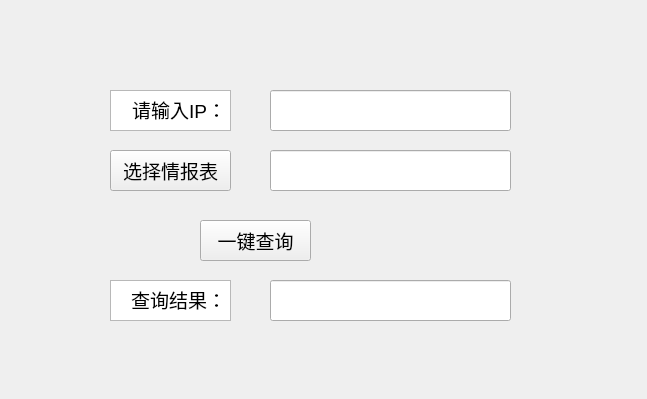
<?xml version="1.0" encoding="UTF-8"?>
<ui version="4.0">
 <class>Form</class>
 <widget class="QWidget" name="Form">
  <property name="geometry">
   <rect>
    <x>0</x>
    <y>0</y>
    <width>647</width>
    <height>399</height>
   </rect>
  </property>
  <property name="windowTitle">
   <string/>
  </property>
  <widget class="QTextEdit" name="textEdit_2">
   <property name="geometry">
    <rect>
     <x>110</x>
     <y>90</y>
     <width>121</width>
     <height>41</height>
    </rect>
   </property>
   <property name="html">
    <string>&lt;!DOCTYPE HTML PUBLIC &quot;-//W3C//DTD HTML 4.0//EN&quot; &quot;http://www.w3.org/TR/REC-html40/strict.dtd&quot;&gt;
&lt;html&gt;&lt;head&gt;&lt;meta name=&quot;qrichtext&quot; content=&quot;1&quot; /&gt;&lt;meta charset=&quot;utf-8&quot; /&gt;&lt;style type=&quot;text/css&quot;&gt;
p, li { white-space: pre-wrap; }
hr { height: 1px; border-width: 0; }
li.unchecked::marker { content: &quot;\2610&quot;; }
li.checked::marker { content: &quot;\2612&quot;; }
&lt;/style&gt;&lt;/head&gt;&lt;body style=&quot; font-family:'Microsoft YaHei UI'; font-size:10.5pt; font-weight:400; font-style:normal;&quot;&gt;
&lt;p align=&quot;right&quot; style=&quot; margin-top:0px; margin-bottom:0px; margin-left:0px; margin-right:0px; -qt-block-indent:0; text-indent:0px;&quot;&gt;&lt;span style=&quot; font-size:14pt;&quot;&gt;请输入IP：&lt;/span&gt;&lt;/p&gt;&lt;/body&gt;&lt;/html&gt;</string>
   </property>
  </widget>
  <widget class="QPushButton" name="pushButton">
   <property name="geometry">
    <rect>
     <x>200</x>
     <y>220</y>
     <width>111</width>
     <height>41</height>
    </rect>
   </property>
   <property name="font">
    <font>
     <pointsize>14</pointsize>
    </font>
   </property>
   <property name="text">
    <string>一键查询</string>
   </property>
  </widget>
  <widget class="QTextEdit" name="textEdit_3">
   <property name="geometry">
    <rect>
     <x>110</x>
     <y>280</y>
     <width>121</width>
     <height>41</height>
    </rect>
   </property>
   <property name="html">
    <string>&lt;!DOCTYPE HTML PUBLIC &quot;-//W3C//DTD HTML 4.0//EN&quot; &quot;http://www.w3.org/TR/REC-html40/strict.dtd&quot;&gt;
&lt;html&gt;&lt;head&gt;&lt;meta name=&quot;qrichtext&quot; content=&quot;1&quot; /&gt;&lt;meta charset=&quot;utf-8&quot; /&gt;&lt;style type=&quot;text/css&quot;&gt;
p, li { white-space: pre-wrap; }
hr { height: 1px; border-width: 0; }
li.unchecked::marker { content: &quot;\2610&quot;; }
li.checked::marker { content: &quot;\2612&quot;; }
&lt;/style&gt;&lt;/head&gt;&lt;body style=&quot; font-family:'Microsoft YaHei UI'; font-size:10.5pt; font-weight:400; font-style:normal;&quot;&gt;
&lt;p align=&quot;right&quot; style=&quot; margin-top:0px; margin-bottom:0px; margin-left:0px; margin-right:0px; -qt-block-indent:0; text-indent:0px;&quot;&gt;&lt;span style=&quot; font-size:14pt;&quot;&gt;查询结果：&lt;/span&gt;&lt;/p&gt;&lt;/body&gt;&lt;/html&gt;</string>
   </property>
  </widget>
  <widget class="QLineEdit" name="lineEdit">
   <property name="geometry">
    <rect>
     <x>270</x>
     <y>90</y>
     <width>241</width>
     <height>41</height>
    </rect>
   </property>
   <property name="font">
    <font>
     <pointsize>14</pointsize>
    </font>
   </property>
   <property name="alignment">
    <set>Qt::AlignmentFlag::AlignCenter</set>
   </property>
  </widget>
  <widget class="QLineEdit" name="lineEdit_2">
   <property name="geometry">
    <rect>
     <x>270</x>
     <y>280</y>
     <width>241</width>
     <height>41</height>
    </rect>
   </property>
   <property name="font">
    <font>
     <pointsize>14</pointsize>
    </font>
   </property>
   <property name="alignment">
    <set>Qt::AlignmentFlag::AlignCenter</set>
   </property>
  </widget>
  <widget class="QPushButton" name="pushButton_2">
   <property name="geometry">
    <rect>
     <x>110</x>
     <y>150</y>
     <width>121</width>
     <height>41</height>
    </rect>
   </property>
   <property name="font">
    <font>
     <pointsize>14</pointsize>
    </font>
   </property>
   <property name="text">
    <string>选择情报表</string>
   </property>
  </widget>
  <widget class="QLineEdit" name="lineEdit_3">
   <property name="geometry">
    <rect>
     <x>270</x>
     <y>150</y>
     <width>241</width>
     <height>41</height>
    </rect>
   </property>
   <property name="font">
    <font>
     <pointsize>14</pointsize>
    </font>
   </property>
   <property name="alignment">
    <set>Qt::AlignmentFlag::AlignCenter</set>
   </property>
  </widget>
 </widget>
 <resources/>
 <connections/>
</ui>
